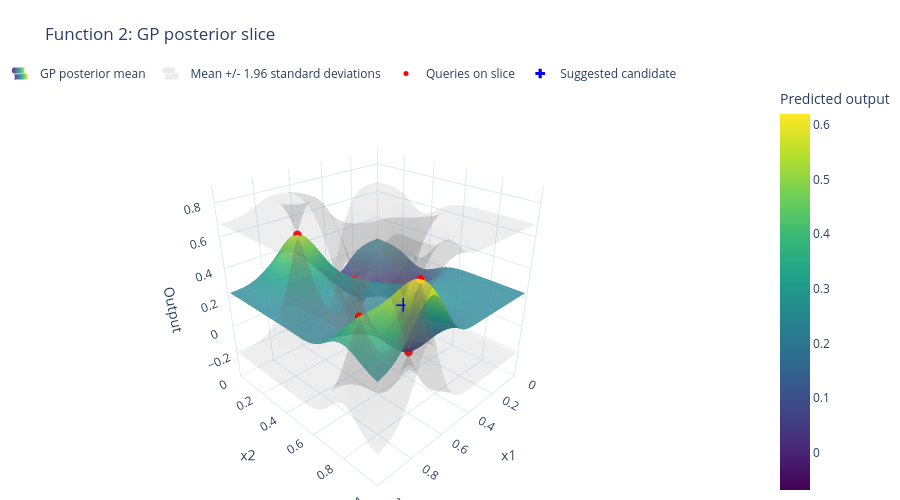

Notebook code for this chart:
### Code cell
function_id = 2
observations = load_initial_observations(root, function_id)
num_queries = 100
kernel = RBF(length_scale=0.1, length_scale_bounds="fixed")

optimizer = BayesianOptimizer(
    observations,
    OptimisationConfig(
        budget=remaining_budget(observations, function_id, num_queries),
        seed=CONFIG["random_state"],
        acquisition="ucb",
        kappa=kappa,
        kernel=kernel,
    ),
)
point, mean, std, acquisition_score = optimizer.suggest_with_prediction()
print(f'Function {function_id}: submit {format_submission(point)}')
print(f'Predicted mean: {mean:.4f}, posterior std: {std:.4f}, UCB: {acquisition_score:.4f}')

history = optimizer.history
slice_dimensions = tuple(range(min(2, history.dimension)))
model = fit_surrogate(history, kernel=kernel)
fig = plot_optimization_surface(
    history, model, slice_dimensions,
    beta=kappa, suggested_point=point,
)

### Figure 1 — Plotly figure (JSON) as saved in the notebook; plotly's stock layout.template omitted (floating-point values rounded to 4 significant figures; data arrays with more than 128 entries replaced by an {"elided": "..."} marker saying what was removed)
{"data": [{"colorbar": {"title": {"text": "Predicted output"}}, "colorscale": [[0.0, "#440154"], [0.1111, "#482878"], [0.2222, "#3e4989"], [0.3333, "#31688e"], [0.4444, "#26828e"], [0.5556, "#1f9e89"], [0.6667, "#35b779"], [0.7778, "#6ece58"], [0.8889, "#b5de2b"], [1.0, "#fde725"]], "hovertemplate": "x1: %{x:.4f}<br>x2: %{y:.4f}<br>Mean: %{z:.4f}<extra></extra>", "name": "GP posterior mean", "opacity": 0.85, "showlegend": true, "type": "surface", "x": {"elided": "101x101 float values"}, "y": {"elided": "101x101 float values"}, "z": {"elided": "101x101 float values"}}, {"colorscale": [[0, "gray"], [1, "gray"]], "hoverinfo": "skip", "legendgroup": "uncertainty", "name": "Mean +/- 1.96 standard deviations", "opacity": 0.15, "showlegend": false, "showscale": false, "type": "surface", "x": {"elided": "101x101 float values"}, "y": {"elided": "101x101 float values"}, "z": {"elided": "101x101 float values"}}, {"colorscale": [[0, "gray"], [1, "gray"]], "hoverinfo": "skip", "legendgroup": "uncertainty", "name": "Mean +/- 1.96 standard deviations", "opacity": 0.15, "showlegend": true, "showscale": false, "type": "surface", "x": {"elided": "101x101 float values"}, "y": {"elided": "101x101 float values"}, "z": {"elided": "101x101 float values"}}, {"hovertemplate": "x1: %{x:.4f}<br>x2: %{y:.4f}<br>Measured output: %{z:.4f}<extra></extra>", "marker": {"color": "red", "size": 5, "symbol": "circle"}, "mode": "markers", "name": "Queries on slice", "type": "scatter3d", "x": [0.6658, 0.8778, 0.1427, 0.8453, 0.4546, 0.5777, 0.4382, 0.3417, 0.3386, 0.7026], "y": [0.124, 0.7786, 0.349, 0.7111, 0.2905, 0.772, 0.685, 0.0287, 0.2139, 0.9266], "z": [0.539, 0.4206, -0.06562, 0.294, 0.215, 0.02311, 0.2446, 0.03875, -0.01386, 0.6112]}, {"hovertemplate": "x1: %{x:.4f}<br>x2: %{y:.4f}<br>Predicted mean: %{z:.4f}<extra></extra>", "marker": {"color": "blue", "size": 8, "symbol": "cross"}, "mode": "markers", "name": "Suggested candidate", "type": "scatter3d", "x": [0.8021], "y": [0.9328], "z": [0.5236]}], "layout": {"autosize": true, "height": 500, "legend": {"orientation": "h", "x": 0, "y": 1.05}, "margin": {"b": 0, "l": 0, "r": 0, "t": 80}, "scene": {"aspectmode": "cube", "camera": {"eye": {"x": 1.5, "y": 1.5, "z": 1.1}}, "xaxis": {"range": [0, 1], "title": {"text": "x1"}}, "yaxis": {"range": [0, 1], "title": {"text": "x2"}}, "zaxis": {"title": {"text": "Output"}}}, "title": {"text": "Function 2: GP posterior slice"}}}
